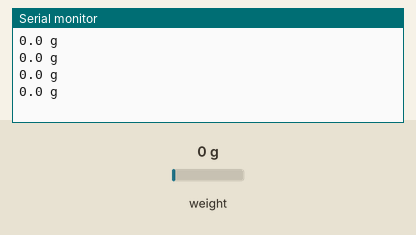
Recording of a sketch running on a simulated Arduino Uno, built with avr-gcc and run on an emulated ATmega328P. Shown: the last lines printed to the serial monitor. The inputs (shaded band) are chosen by the test bench; at power-on: weight on the scale 0 g.

Above: at 1.2 s.
1.3 s: weight on the scale set to 100 g
At 1.51 s:
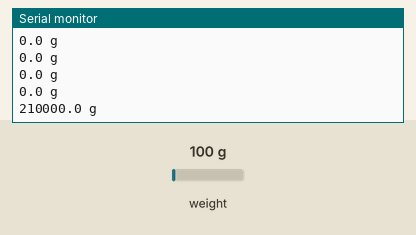
2.8 s: weight on the scale set to 1250 g
At 3.01 s:
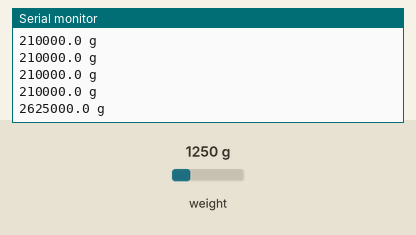
Timing chart, 0 to 5.8 s (numbered marks = the images above; inputs shaded):
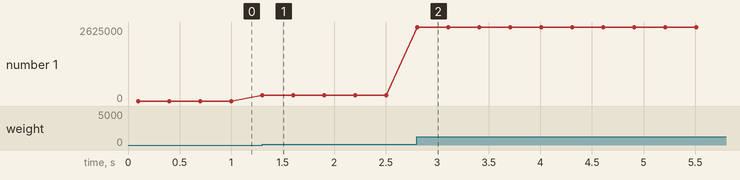

Measured:
- after the input at 1.3 s, the serial monitor: prints a new line at once (image 1)
- after the input at 2.8 s, the serial monitor: prints a new line at once (image 2)
- plotted number 1: 0 → 210000 after the input at 1.3 s, 210000 → 2625000 after the input at 2.8 s

The sketch:

loadcell.ino
```cpp
/* sample for digital weight scale of hx711
 * library design: Weihong Guan (@aguegu)
 * library host on
 *https://github.com/aguegu/ardulibs/tree/3cdb78f3727d9682f7fd22156604fc1e4edd75d1/hx711
 */
 // See original article and code / library link at http://arduinotronics.blogspot.com/2015/06/arduino-hx711-digital-scale.html

// Hx711.DOUT - pin #A3
// Hx711.SCK - pin #A2

#include <Hx711.h>
Hx711 scale(A3, A2);

void setup() {
  Serial.begin(9600);
}

void loop() {
  Serial.print(5*scale.getGram(), 1);
  Serial.println(" g");
  delay(200);
}
```
